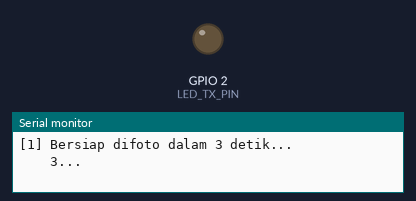
Bench run of a sketch on a simulated ESP32. Shown: output pins drawn as LEDs (lit = HIGH), the last lines printed to the serial monitor. The camera gives no picture.

Above: at 1.9 s.
At 24.1 s:
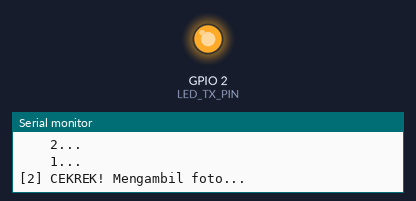
Timing chart, 0 to 26.9 s (numbered marks = the images above):
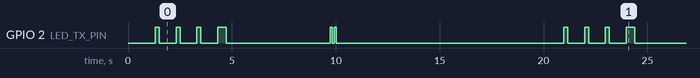

Measured:
- by itself, GPIO 2 (LED_TX_PIN): repeats every 19.7 s: 2 × (LOW 0.80 s, HIGH 0.20 s), LOW 0.80 s, HIGH 0.42 s, LOW 5.0 s, HIGH 0.10 s, LOW 0.10 s, HIGH 0.10 s, LOW 10.9 s, HIGH 0.20 s
- by itself, everything shown: repeats every 19.7 s, in 10 steps

The sketch:

ngirim_gambar_cadangan.ino
```cpp
#include "esp_camera.h"
#include "base64.h"
#include <esp_now.h>
#include <WiFi.h>
#include "esp_wifi.h"

#define CAMERA_MODEL_ESP32S3_EYE
#include "camera_pins.h"

#define LED_TX_PIN 2

uint8_t broadcastAddress[] = {0x8C, 0xAA, 0xB5, 0xCF, 0x80, 0x74};

typedef struct struct_message {
  char chunk[200];
  bool isEnd;
} struct_message;

struct_message myData;

void setup() {
  Serial.begin(115200);

  pinMode(LED_TX_PIN, OUTPUT);
  digitalWrite(LED_TX_PIN, LOW);

  // 1. Inisialisasi Hardware Kamera
  camera_config_t config;
  config.ledc_channel = LEDC_CHANNEL_0;
  config.ledc_timer   = LEDC_TIMER_0;
  config.pin_d0       = Y2_GPIO_NUM;
  config.pin_d1       = Y3_GPIO_NUM;
  config.pin_d2       = Y4_GPIO_NUM;
  config.pin_d3       = Y5_GPIO_NUM;
  config.pin_d4       = Y6_GPIO_NUM;
  config.pin_d5       = Y7_GPIO_NUM;
  config.pin_d6       = Y8_GPIO_NUM;
  config.pin_d7       = Y9_GPIO_NUM;
  config.pin_xclk     = XCLK_GPIO_NUM;
  config.pin_pclk     = PCLK_GPIO_NUM;
  config.pin_vsync    = VSYNC_GPIO_NUM;
  config.pin_href     = HREF_GPIO_NUM;
  config.pin_sscb_sda = SIOD_GPIO_NUM;
  config.pin_sscb_scl = SIOC_GPIO_NUM;
  config.pin_pwdn     = PWDN_GPIO_NUM;
  config.pin_reset    = RESET_GPIO_NUM;
  config.xclk_freq_hz = 10000000;
  config.frame_size   = FRAMESIZE_QQVGA;
  config.pixel_format = PIXFORMAT_JPEG;
  config.grab_mode    = CAMERA_GRAB_LATEST;
  config.jpeg_quality = 12;
  config.fb_count     = 1;

  if (psramFound()) {
    config.fb_location = CAMERA_FB_IN_PSRAM;
  } else {
    config.fb_location = CAMERA_FB_IN_DRAM;
  }

  esp_camera_init(&config);

  sensor_t *s = esp_camera_sensor_get();
  if (s) {
    s->set_vflip(s, 1);
    s->set_hmirror(s, 1);
  }

  // 2. Inisialisasi Wi-Fi Hidden AP & ESP-NOW
  WiFi.mode(WIFI_AP_STA);
  WiFi.softAP("VLC_Beacon", "12345678", 1, 1);

  esp_wifi_set_max_tx_power(8); // Daya Wi-Fi minimum (2 dBm)

  if (esp_now_init() == ESP_OK) {
    esp_now_peer_info_t peerInfo = {};
    memcpy(peerInfo.peer_addr, broadcastAddress, 6);
    peerInfo.channel = 0;
    peerInfo.encrypt = false;
    esp_now_add_peer(&peerInfo);
  }

  Serial.println("ESP32-S3 Transmitter Siap!");
  delay(1000);
}

void loop() {
  Serial.println("\n=======================================================");
  Serial.println("MEMULAI SIKLUS PENGAMBILAN & PENGIRIMAN GAMBAR");
  Serial.println("=======================================================");

  pinMode(LED_TX_PIN, OUTPUT);
  digitalWrite(LED_TX_PIN, LOW);

  // TAHAP 1: Hitung mundur kedip 3, 2, 1
  Serial.println("[1] Bersiap difoto dalam 3 detik...");
  for (int i = 3; i > 0; i--) {
    Serial.printf("    %d...\n", i);
    digitalWrite(LED_TX_PIN, HIGH);
    delay(200);
    digitalWrite(LED_TX_PIN, LOW);
    delay(800);
  }

  // TAHAP 2: Nyalakan Lampu Flash & Ambil Foto
  Serial.println("[2] CEKREK! Mengambil foto...");
  digitalWrite(LED_TX_PIN, HIGH);
  delay(300);

  camera_fb_t *dummy_fb = esp_camera_fb_get();
  if (dummy_fb) esp_camera_fb_return(dummy_fb);

  camera_fb_t *fb = esp_camera_fb_get();
  digitalWrite(LED_TX_PIN, LOW);

  if (!fb) {
    Serial.println("Gagal mengambil foto! Mengulang siklus...");
    delay(2000);
    return;
  }

  String base64Image = base64::encode(fb->buf, fb->len);
  int totalLen = base64Image.length();
  esp_camera_fb_return(fb);

  // JEDA PENEMPATAN ALAT: Waktu 6 detik untuk meluruskan Transmitter ke Receiver
  Serial.println("[JEDA] Foto tersimpan! Posisikan Transmitter ke depan Receiver (5 detik)...");
  delay(5000);

  // Aba-aba kedip cepat 2 kali sebelum transmisi dimulai
  for (int k = 0; k < 2; k++) {
    digitalWrite(LED_TX_PIN, HIGH);
    delay(100);
    digitalWrite(LED_TX_PIN, LOW);
    delay(100);
  }
  delay(600);

  // TAHAP 3: Transmisi Data
  Serial.println("[3] Memulai transmisi (UART 19200 bps & ESP-NOW)...");

  Serial2.begin(19200, SERIAL_8N1, -1, LED_TX_PIN);

  // Kirim Header Pengunci "START_B64"
  myData.isEnd = false;
  strcpy(myData.chunk, "START_B64");
  esp_now_send(broadcastAddress, (uint8_t *) &myData, sizeof(myData));

  Serial2.print("START_B64");
  Serial2.flush();
  delay(100);

  // Kirim Potongan Data Base64
  int chunkSize = 190;
  int tenPercent = totalLen / 10;
  if (tenPercent == 0) tenPercent = 1;

  for (int i = 0; i < totalLen; i += chunkSize) {
    String sub = base64Image.substring(i, i + chunkSize);
    sub.toCharArray(myData.chunk, 200);
    myData.isEnd = false;

    esp_now_send(broadcastAddress, (uint8_t *) &myData, sizeof(myData));

    Serial2.print(sub);
    Serial2.flush();
    delay(10);

    if (i % tenPercent == 0 && i != 0) {
      Serial.printf("    Progres Transmisi: %d%%\n", (i / tenPercent) * 10);
    }
  }

  // Kirim Footer Penutup "~"
  myData.isEnd = true;
  strcpy(myData.chunk, "~");
  esp_now_send(broadcastAddress, (uint8_t *) &myData, sizeof(myData));

  Serial2.print("~");
  Serial2.flush();
  delay(100);

  // Matikan Serial2 agar LED padam total saat menganggur
  Serial2.end();
  pinMode(LED_TX_PIN, OUTPUT);
  digitalWrite(LED_TX_PIN, LOW);

  Serial.println("[4] Transmisi 100% Selesai!");
  Serial.println("Menunggu 10 detik sebelum siklus berikutnya...\n");
  delay(10000);
}
```

camera_pins.h
```cpp
#if defined(CAMERA_MODEL_WROVER_KIT)
#define PWDN_GPIO_NUM  -1
#define RESET_GPIO_NUM -1
#define XCLK_GPIO_NUM  21
#define SIOD_GPIO_NUM  26
#define SIOC_GPIO_NUM  27

#define Y9_GPIO_NUM    35
#define Y8_GPIO_NUM    34
#define Y7_GPIO_NUM    39
#define Y6_GPIO_NUM    36
#define Y5_GPIO_NUM    19
#define Y4_GPIO_NUM    18
#define Y3_GPIO_NUM    5
#define Y2_GPIO_NUM    4
#define VSYNC_GPIO_NUM 25
#define HREF_GPIO_NUM  23
#define PCLK_GPIO_NUM  22

#elif defined(CAMERA_MODEL_ESP_EYE)
#define PWDN_GPIO_NUM  -1
#define RESET_GPIO_NUM -1
#define XCLK_GPIO_NUM  4
#define SIOD_GPIO_NUM  18
#define SIOC_GPIO_NUM  23

#define Y9_GPIO_NUM    36
#define Y8_GPIO_NUM    37
#define Y7_GPIO_NUM    38
#define Y6_GPIO_NUM    39
#define Y5_GPIO_NUM    35
#define Y4_GPIO_NUM    14
#define Y3_GPIO_NUM    13
#define Y2_GPIO_NUM    34
#define VSYNC_GPIO_NUM 5
#define HREF_GPIO_NUM  27
#define PCLK_GPIO_NUM  25

#define LED_GPIO_NUM 22

#elif defined(CAMERA_MODEL_M5STACK_PSRAM)
#define PWDN_GPIO_NUM  -1
#define RESET_GPIO_NUM 15
#define XCLK_GPIO_NUM  27
#define SIOD_GPIO_NUM  25
#define SIOC_GPIO_NUM  23

#define Y9_GPIO_NUM    19
#define Y8_GPIO_NUM    36
#define Y7_GPIO_NUM    18
#define Y6_GPIO_NUM    39
#define Y5_GPIO_NUM    5
#define Y4_GPIO_NUM    34
#define Y3_GPIO_NUM    35
#define Y2_GPIO_NUM    32
#define VSYNC_GPIO_NUM 22
#define HREF_GPIO_NUM  26
#define PCLK_GPIO_NUM  21

#elif defined(CAMERA_MODEL_M5STACK_V2_PSRAM)
#define PWDN_GPIO_NUM  -1
#define RESET_GPIO_NUM 15
#define XCLK_GPIO_NUM  27
#define SIOD_GPIO_NUM  22
#define SIOC_GPIO_NUM  23

#define Y9_GPIO_NUM    19
#define Y8_GPIO_NUM    36
#define Y7_GPIO_NUM    18
#define Y6_GPIO_NUM    39
#define Y5_GPIO_NUM    5
#define Y4_GPIO_NUM    34
#define Y3_GPIO_NUM    35
#define Y2_GPIO_NUM    32
#define VSYNC_GPIO_NUM 25
#define HREF_GPIO_NUM  26
#define PCLK_GPIO_NUM  21

#elif defined(CAMERA_MODEL_M5STACK_WIDE)
#define PWDN_GPIO_NUM  -1
#define RESET_GPIO_NUM 15
#define XCLK_GPIO_NUM  27
#define SIOD_GPIO_NUM  22
#define SIOC_GPIO_NUM  23

#define Y9_GPIO_NUM    19
#define Y8_GPIO_NUM    36
#define Y7_GPIO_NUM    18
#define Y6_GPIO_NUM    39
#define Y5_GPIO_NUM    5
#define Y4_GPIO_NUM    34
#define Y3_GPIO_NUM    35
#define Y2_GPIO_NUM    32
#define VSYNC_GPIO_NUM 25
#define HREF_GPIO_NUM  26
#define PCLK_GPIO_NUM  21

#define LED_GPIO_NUM 2

#elif defined(CAMERA_MODEL_M5STACK_ESP32CAM)
#define PWDN_GPIO_NUM  -1
#define RESET_GPIO_NUM 15
#define XCLK_GPIO_NUM  27
#define SIOD_GPIO_NUM  25
#define SIOC_GPIO_NUM  23

#define Y9_GPIO_NUM    19
#define Y8_GPIO_NUM    36
#define Y7_GPIO_NUM    18
#define Y6_GPIO_NUM    39
#define Y5_GPIO_NUM    5
#define Y4_GPIO_NUM    34
#define Y3_GPIO_NUM    35
#define Y2_GPIO_NUM    17
#define VSYNC_GPIO_NUM 22
#define HREF_GPIO_NUM  26
#define PCLK_GPIO_NUM  21

#elif defined(CAMERA_MODEL_M5STACK_UNITCAM)
#define PWDN_GPIO_NUM  -1
#define RESET_GPIO_NUM 15
#define XCLK_GPIO_NUM  27
#define SIOD_GPIO_NUM  25
#define SIOC_GPIO_NUM  23

#define Y9_GPIO_NUM    19
#define Y8_GPIO_NUM    36
#define Y7_GPIO_NUM    18
#define Y6_GPIO_NUM    39
#define Y5_GPIO_NUM    5
#define Y4_GPIO_NUM    34
#define Y3_GPIO_NUM    35
#define Y2_GPIO_NUM    32
#define VSYNC_GPIO_NUM 22
#define HREF_GPIO_NUM  26
#define PCLK_GPIO_NUM  21

#elif defined(CAMERA_MODEL_M5STACK_CAMS3_UNIT)
#define PWDN_GPIO_NUM  -1
#define RESET_GPIO_NUM 21
#define XCLK_GPIO_NUM  11
#define SIOD_GPIO_NUM  17
#define SIOC_GPIO_NUM  41

#define Y9_GPIO_NUM    13
#define Y8_GPIO_NUM    4
#define Y7_GPIO_NUM    10
#define Y6_GPIO_NUM    5
#define Y5_GPIO_NUM    7
#define Y4_GPIO_NUM    16
#define Y3_GPIO_NUM    15
#define Y2_GPIO_NUM    6
#define VSYNC_GPIO_NUM 42
#define HREF_GPIO_NUM  18
#define PCLK_GPIO_NUM  12

#define LED_GPIO_NUM 14

#elif defined(CAMERA_MODEL_AI_THINKER)
#define PWDN_GPIO_NUM  32
#define RESET_GPIO_NUM -1
#define XCLK_GPIO_NUM  0
#define SIOD_GPIO_NUM  26
#define SIOC_GPIO_NUM  27

#define Y9_GPIO_NUM    35
#define Y8_GPIO_NUM    34
#define Y7_GPIO_NUM    39
#define Y6_GPIO_NUM    36
#define Y5_GPIO_NUM    21
#define Y4_GPIO_NUM    19
#define Y3_GPIO_NUM    18
#define Y2_GPIO_NUM    5
#define VSYNC_GPIO_NUM 25
#define HREF_GPIO_NUM  23
#define PCLK_GPIO_NUM  22

// 4 for flash led or 33 for normal led
#define LED_GPIO_NUM   4

#elif defined(CAMERA_MODEL_TTGO_T_JOURNAL)
#define PWDN_GPIO_NUM  0
#define RESET_GPIO_NUM 15
#define XCLK_GPIO_NUM  27
#define SIOD_GPIO_NUM  25
#define SIOC_GPIO_NUM  23

#define Y9_GPIO_NUM    19
#define Y8_GPIO_NUM    36
#define Y7_GPIO_NUM    18
#define Y6_GPIO_NUM    39
#define Y5_GPIO_NUM    5
#define Y4_GPIO_NUM    34
#define Y3_GPIO_NUM    35
#define Y2_GPIO_NUM    17
#define VSYNC_GPIO_NUM 22
#define HREF_GPIO_NUM  26
#define PCLK_GPIO_NUM  21

#elif defined(CAMERA_MODEL_XIAO_ESP32S3)
#define PWDN_GPIO_NUM  -1
#define RESET_GPIO_NUM -1
#define XCLK_GPIO_NUM  10
#define SIOD_GPIO_NUM  40
#define SIOC_GPIO_NUM  39

#define Y9_GPIO_NUM    48
#define Y8_GPIO_NUM    11
#define Y7_GPIO_NUM    12
#define Y6_GPIO_NUM    14
#define Y5_GPIO_NUM    16
#define Y4_GPIO_NUM    18
#define Y3_GPIO_NUM    17
#define Y2_GPIO_NUM    15
#define VSYNC_GPIO_NUM 38
#define HREF_GPIO_NUM  47
#define PCLK_GPIO_NUM  13

#elif defined(CAMERA_MODEL_ESP32_CAM_BOARD)
// The 18 pin header on the board has Y5 and Y3 swapped
#define USE_BOARD_HEADER 0
#define PWDN_GPIO_NUM    32
#define RESET_GPIO_NUM   33
#define XCLK_GPIO_NUM    4
#define SIOD_GPIO_NUM    18
#define SIOC_GPIO_NUM    23

#define Y9_GPIO_NUM 36
#define Y8_GPIO_NUM 19
#define Y7_GPIO_NUM 21
#define Y6_GPIO_NUM 39
#if USE_BOARD_HEADER
#define Y5_GPIO_NUM 13
#else
#define Y5_GPIO_NUM 35
#endif
#define Y4_GPIO_NUM 14
#if USE_BOARD_HEADER
#define Y3_GPIO_NUM 35
#else
#define Y3_GPIO_NUM 13
#endif
#define Y2_GPIO_NUM    34
#define VSYNC_GPIO_NUM 5
#define HREF_GPIO_NUM  27
#define PCLK_GPIO_NUM  25

#elif defined(CAMERA_MODEL_ESP32S3_CAM_LCD)
#define PWDN_GPIO_NUM  -1
#define RESET_GPIO_NUM -1
#define XCLK_GPIO_NUM  40
#define SIOD_GPIO_NUM  17
#define SIOC_GPIO_NUM  18

#define Y9_GPIO_NUM    39
#define Y8_GPIO_NUM    41
#define Y7_GPIO_NUM    42
#define Y6_GPIO_NUM    12
#define Y5_GPIO_NUM    3
#define Y4_GPIO_NUM    14
#define Y3_GPIO_NUM    47
#define Y2_GPIO_NUM    13
#define VSYNC_GPIO_NUM 21
#define HREF_GPIO_NUM  38
#define PCLK_GPIO_NUM  11

#elif defined(CAMERA_MODEL_ESP32S2_CAM_BOARD)
// The 18 pin header on the board has Y5 and Y3 swapped
#define USE_BOARD_HEADER 0
#define PWDN_GPIO_NUM    1
#define RESET_GPIO_NUM   2
#define XCLK_GPIO_NUM    42
#define SIOD_GPIO_NUM    41
#define SIOC_GPIO_NUM    18

#define Y9_GPIO_NUM 16
#define Y8_GPIO_NUM 39
#define Y7_GPIO_NUM 40
#define Y6_GPIO_NUM 15
#if USE_BOARD_HEADER
#define Y5_GPIO_NUM 12
#else
#define Y5_GPIO_NUM 13
#endif
#define Y4_GPIO_NUM 5
#if USE_BOARD_HEADER
#define Y3_GPIO_NUM 13
#else
#define Y3_GPIO_NUM 12
#endif
#define Y2_GPIO_NUM    14
#define VSYNC_GPIO_NUM 38
#define HREF_GPIO_NUM  4
#define PCLK_GPIO_NUM  3

#elif defined(CAMERA_MODEL_ESP32S3_EYE)
#define PWDN_GPIO_NUM  -1
#define RESET_GPIO_NUM -1
#define XCLK_GPIO_NUM  15
#define SIOD_GPIO_NUM  4
#define SIOC_GPIO_NUM  5

#define Y2_GPIO_NUM 11
#define Y3_GPIO_NUM 9
#define Y4_GPIO_NUM 8
#define Y5_GPIO_NUM 10
#define Y6_GPIO_NUM 12
#define Y7_GPIO_NUM 18
#define Y8_GPIO_NUM 17
#define Y9_GPIO_NUM 16

#define VSYNC_GPIO_NUM 6
#define HREF_GPIO_NUM  7
#define PCLK_GPIO_NUM  13

#elif defined(CAMERA_MODEL_DFRobot_FireBeetle2_ESP32S3) || defined(CAMERA_MODEL_DFRobot_Romeo_ESP32S3)
#define PWDN_GPIO_NUM  -1
#define RESET_GPIO_NUM -1
#define XCLK_GPIO_NUM  45
#define SIOD_GPIO_NUM  1
#define SIOC_GPIO_NUM  2

#define Y9_GPIO_NUM    48
#define Y8_GPIO_NUM    46
#define Y7_GPIO_NUM    8
#define Y6_GPIO_NUM    7
#define Y5_GPIO_NUM    4
#define Y4_GPIO_NUM    41
#define Y3_GPIO_NUM    40
#define Y2_GPIO_NUM    39
#define VSYNC_GPIO_NUM 6
#define HREF_GPIO_NUM  42
#define PCLK_GPIO_NUM  5

#else
#error "Camera model not selected"
#endif
```
